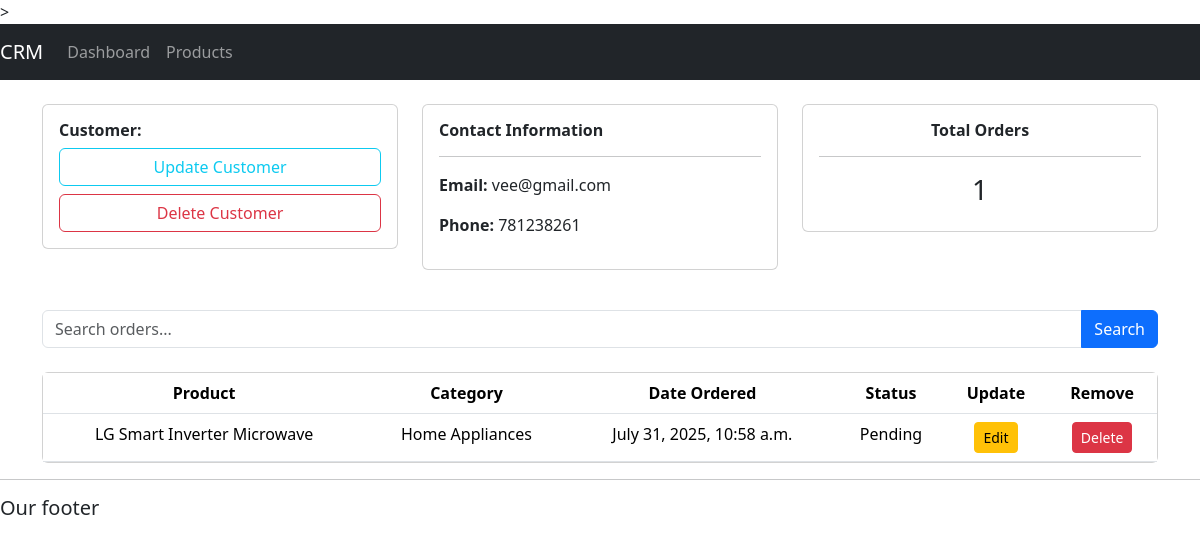
/customer/3/, run on the app's committed database.
### accounts/models.py (models this page shows, shortened)
class Customer(models.Model):
    name = models.CharField(max_length= 150, null= True)
    phone = models.IntegerField( null= True)
    email = models.EmailField(max_length= 200, null= True)
    day_created = models.DateTimeField(auto_now_add= True, null = True)

class Orders(models.Model):
    ORDER_STATUS = [
        ('Pending', 'Pending'),
        ('Delivered', 'Delivered'),
        ('Out for Delivery', 'Out for Delivery'),
    ]
    Customer = models.ForeignKey(Customer, on_delete= models.CASCADE)
    product = models.ForeignKey(Product, on_delete= models.SET_NULL, null= True )
    date_ordered = models.DateTimeField(auto_now_add= True, null= True)
    status = models.CharField(max_length= 500, null= True, choices= ORDER_STATUS)

class Product(models.Model):
    PRODUCT_CATEGORY = [
        ('Electronics', 'Electronics'),
        ('Clothing', 'Clothing'),
        ('Home Appliances', 'Home Appliances'),
        ('Books', 'Books'),
        ('Beauty & Personal Care', 'Beauty & Personal Care')
    ]
    name = models.CharField(max_length= 100, null = True)
    price = models.FloatField(null= True)
    category = models.CharField(max_length= 200, null = True, choices= PRODUCT_CATEGORY)
    description = models.CharField(max_length= 500, null= True)
    date_created = models.DateTimeField(auto_now_add= True, null= True)

### accounts/views.py (the view)
# urls.py: path('customer/<str:pk>/', views.customer, name= 'customer'),
def customer(request, pk):
    customer = Customer.objects.get(id= pk)
    orders = customer.orders_set.all()
    order_count = orders.count()
    context = {'customer': customer,'orders':orders, 'order_count': order_count}
    return render(request, 'accounts/customer.html', context)

### accounts/templates/accounts/customer.html
 {% extends "accounts/base.html" %}
   {%block content%}
    <div class="container mt-4">
  <div class="row mb-4">
    <div class="col-md-4 mb-3">
      <div class="card">
        <div class="card-body">
          <h6 class="fw-bold">Customer:</h6>
          <a href="#" class="btn btn-outline-info w-100 mb-2">Update Customer</a>
          <a href="#" class="btn btn-outline-danger w-100">Delete Customer</a>
        </div>
      </div>
    </div>
    <div class="col-md-4 mb-3">
      <div class="card">
        <div class="card-body">
          <h6 class="fw-bold">Contact Information</h6>
          <hr>
          <p><strong>Email:</strong> {{ customer.email }}</p>
          <p><strong>Phone:</strong> {{ customer.phone }}</p>
        </div>
      </div>
    </div>
    <div class="col-md-4 mb-3">
      <div class="card">
        <div class="card-body text-center">
          <h6 class="fw-bold">Total Orders</h6>
           <hr>
          <h3>{{ order_count }}</h3>
        </div>
      </div>
    </div>
  </div>
  <form method="GET" class="mb-4">
    <div class="input-group">
      <input type="text" name="search" class="form-control" placeholder="Search orders...">
      <button class="btn btn-primary" type="submit">Search</button>
    </div>
  </form>
  <div class="card">
    <div class="card-body p-0">
      <table class="table text-center mb-0">
        <thead style="background-color: #a9cce3;" class="text-dark">
          <tr>
            <th>Product</th>
            <th>Category</th>
            <th>Date Ordered</th>
            <th>Status</th>
            <th>Update</th>
            <th>Remove</th>
          </tr>
        </thead>
        <tbody>
          {% for order in orders %}
            <tr>
              <td>{{ order.product.name }}</td>
              <td>{{ order.product.category }}</td>
              <td>{{ order.date_ordered }}</td>
              <td>{{ order.status }}</td>
              <td><a href="#" class="btn btn-sm btn-warning">Edit</a></td>
              <td><a href="#" class="btn btn-sm btn-danger">Delete</a></td>
            </tr>
          {% empty %}
            <tr>
              <td colspan="6">No orders found.</td>
            </tr>
          {% endfor %}
        </tbody>
      </table>
    </div>
  </div>
</div>
    {%endblock%}

### data on the page
Customer: email "vee@gmail.com", phone "781238261"
Orders: product.name "LG Smart Inverter Microwave", product.category "Home Appliances", date_ordered "July 31, 2025, 10:58 a.m.", status "Pending"

### other printed values
{{ order_count }} "1"
